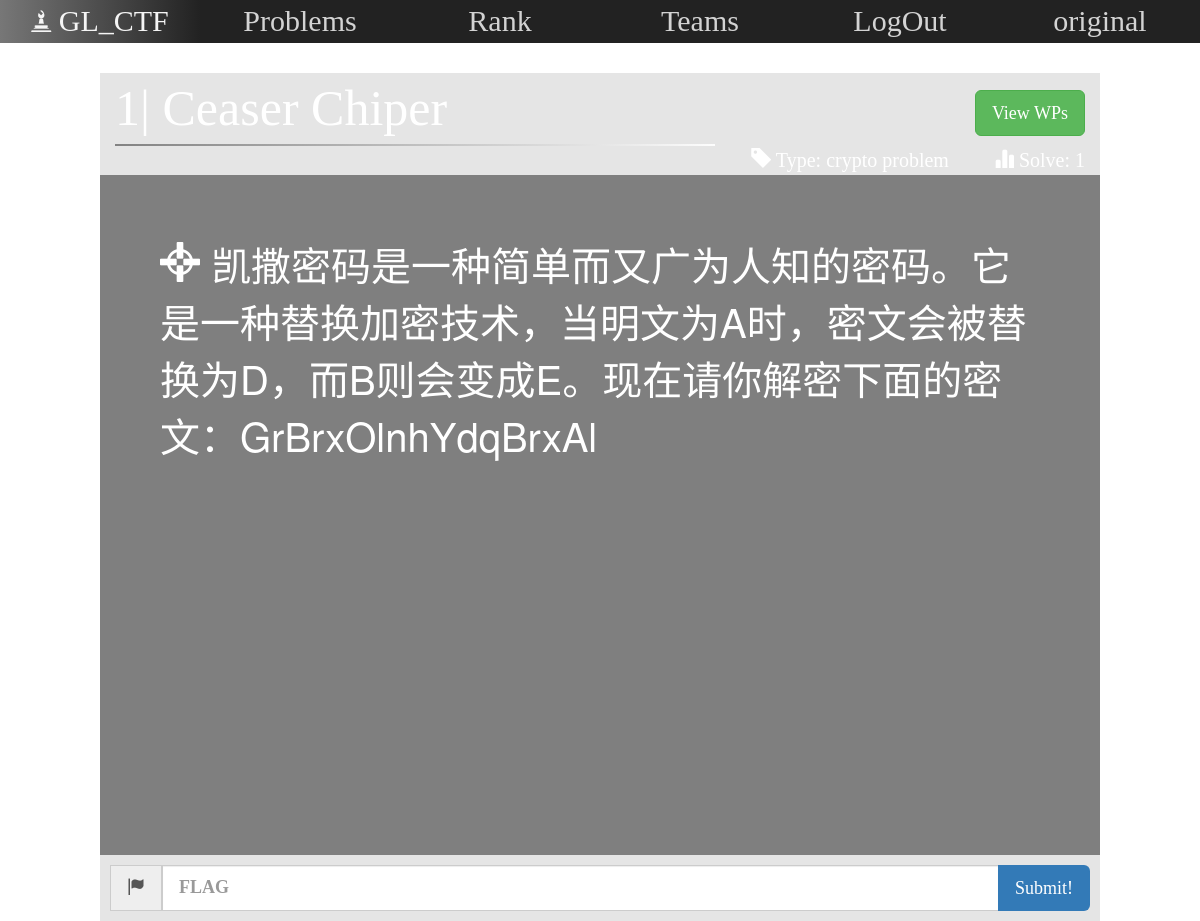
The app's page /problem/?id=1 (signed in) with its own data.
### CTFweb/models.py (models this page shows, shortened)
class User(models.Model):
    username = models.CharField(max_length=10, unique=True)
    password = models.CharField(max_length=10)
    stu_id = models.CharField(max_length=10, unique=True)
    scores = models.IntegerField(default=0)
    answers = models.IntegerField(default=0)
    web = models.IntegerField(default=0)
    misc = models.IntegerField(default=0)
    pwn = models.IntegerField(default=0)
    crypto = models.IntegerField(default=0)
    reverse = models.IntegerField(default=0)
    team = models.ForeignKey(Team, on_delete=models.SET_NULL, null=True)
    c_time = models.DateTimeField(auto_now_add=True)
    motto = models.CharField(max_length=255, default="I'm lazy so here's no motto.")
    class Meta:
        ordering = ['-scores']
        verbose_name = '用户'
        verbose_name_plural = '用户'

class Problem(models.Model):
    PROBLEM_TYPE = (
        (1, 'web problem'),
        (2, 'misc problem'),
        (3, 'pwn problem'),
        (4, 'crypto problem'),
        (5, 'reverse problem'),
    )
    title = models.CharField(max_length=50)
    text = models.CharField(max_length=255)
    type = models.IntegerField(choices=PROBLEM_TYPE)
    answer = models.CharField(max_length=255)
    uploader = models.CharField(max_length=20, default='original')
    scores = models.IntegerField(default=0)
    address = models.CharField(max_length=255, default='')
    answered_user_number = models.IntegerField(default=0)
    answered_user = models.ManyToManyField(User, through='Answer_Ship')
    answered_team = models.ManyToManyField(Team, through='Problem_Team_Ship')
    class Meta:
        ordering = ['id']
        verbose_name = '题目'
        verbose_name_plural = '题目'

### CTFweb/views.py (the view)
# urls.py: url(r'^problem/$', views.problem),
def problem(request):
    login_name = ''
    is_answered = 0
    if request.session.get('id'):
        user = models.User.objects.get(id=request.session.get('id'))
        login_name = user.username
    if request.method == 'GET':
        pro_id = request.GET.get('id')
        problem = models.Problem.objects.get(id=pro_id)
        if login_name:
            user = models.User.objects.get(id=request.session.get('id'))
            is_answered = models.Answer_Ship.objects.filter(user=user, problem=problem).exists()
            return render(request, 'Template_Prob.html', locals())
        return render(request, 'Template_Prob.html', locals())

### templates/Template_Prob.html (shortened to what this page needs)
<!DOCTYPE html>
<html lang="zh-CN">
<head>
		<link rel="stylesheet" href="css/jquery.fullPage.css">
		<link rel="stylesheet" href="https://cdn.staticfile.org/twitter-bootstrap/3.3.7/css/bootstrap.min.css">
</head>
<body>
		<div class="container-fluid">
				<div id="bar" class="row">
                    <div id="logo" class="col-md-2 col-sm-2 col-lg-2">
						<span class="glyphicon glyphicon-bishop" style="font-size: 20px;"></span>
						GL_CTF
					</div>
					<div id="problems" class="col-md-2 col-sm-2 col-lg-2 normal">
						<span>
							Problems
						</span>
					</div>
					<div id="rank" class="col-md-2 col-sm-2 col-lg-2 normal">
						<span>
							Rank
						</span>
					</div>
					<div id="teams" class="col-md-2 col-sm-2 col-lg-2 normal">
						<span>
							Teams
						</span>
					</div>
					<div  id="login" class="col-md-2 col-sm-2 col-lg-2 normal">
						<span>
							{% if login_name %}
                                LogOut
                            {% else %}
                                LogIn
                            {% endif %}
						</span>
					</div>
					<div id="register" class="col-md-2 col-sm-2 col-lg-2 normal">
						<span>
							{% if login_name %}
                                {{login_name}}
                            {% else %}
                                Register
                            {% endif %}
						</span>
					</div>
				</div>
				<div class="row">
				<div class="col-md-offset-1 col-lg-offset-1 col-sm-offset-1 col-md-10 col-sm-10 col-lg-10" id="title">
					{{ problem.id }}| {{ problem.title }}
                    <span class="pull-right">
						<button class="btn btn-success btn-lg" id="towp">View WPs</button>
					</span>
					<div id="gap"></div>
					<div id="solve">
						<span>
							<span class="glyphicon glyphicon-tag"></span>
							Type: {{ problem.get_type_display }}
						</span>
						<span class="glyphicon glyphicon-stats"></span>
						Solve: {{ problem.answered_user_number }}
					</div>
				</div>
				<div class="col-md-offset-1 col-lg-offset-1 col-sm-offset-1 col-md-10 col-sm-10 col-lg-10" id="content">
					<span class="glyphicon glyphicon-screenshot"></span>
					{{ problem.text }}
				</div>
				<div class="col-md-offset-1 col-lg-offset-1 col-sm-offset-1 col-md-10 col-sm-10 col-lg-10" id="flag">
						<div class="input-group input-group-lg">
						  <span class="input-group-addon" id="sizing-addon1">
							  <span class="glyphicon glyphicon-flag"></span>
						  </span>
						  <input type="text" class="form-control" placeholder="FLAG" aria-describedby="sizing-addon1" id="flag_ip">
                            {% if login_name == '' %}
						        <span class="input-group-btn">
						           <button class="btn bg-primary btn-lg disabled">Log In First</button>
                                </span>
                            {% elif is_answered %}
                                <span class="input-group-btn">
						            <button class="btn bg-primary btn-lg disabled">ACCEPTED</button>
						        </span>
                            {% else %}
                                <span class="input-group-btn">
						            <button class="btn bg-primary btn-lg" id="submit">Submit!</button>
						        </span>
                            {% endif %}
						</div>
				</div>
			</div>
		</div>
</body>
</html>

### templates/Template_Prob.html (style rules this page uses)
body { background-image: url(../static/images/Template_Pro.jpg); background-size: cover; opacity: 50; }
#bar { background-color: #222222; margin-bottom: 30px; }
.normal { color: lightgray; font-size: 30px; font-family: "Italic"; text-align: center; border-right: lightgray; }
#title { font-family: "Italic"; font-size: 50px; height: 200%; background-color: rgba(0, 0, 0, 0.1); text-align: left; color: white; }
#gap { border-bottom: 2px solid #00BFFF; border-image: linear-gradient(to right,gray, white) 10 10; width: 600px; height: 2px; }
#solve { font-family: "Italic"; font-size: 20px; text-align: right; }
#content { font-size: 40px; padding: 60px; height: 680px; background-color: rgba(0, 0, 0, 0.5); color: white; }
#flag { background-color: rgba(0, 0, 0, 0.1); font-size: 2px; padding: 10px; font-family: "Italic"; font-weight: bolder; }
#logo { font-family: "Calibri (正文)"; font-size: 30px; color: whitesmoke; text-align: center; background-color: black; background-image: linear-gradient(to right, #777777, #222222); }

### records on screen
User: username "original"
Problem: id "1", title "Ceaser Chiper", type "crypto problem", answered_user_number "1", text "凯撒密码是一种简单而又广为人知的密码。它是一种替换加密技术，当明文为A时，密文会被替换为D，而B则会变成E。现在请你解密下面的密文：GrBrxOlnhYdqBrxAl"
